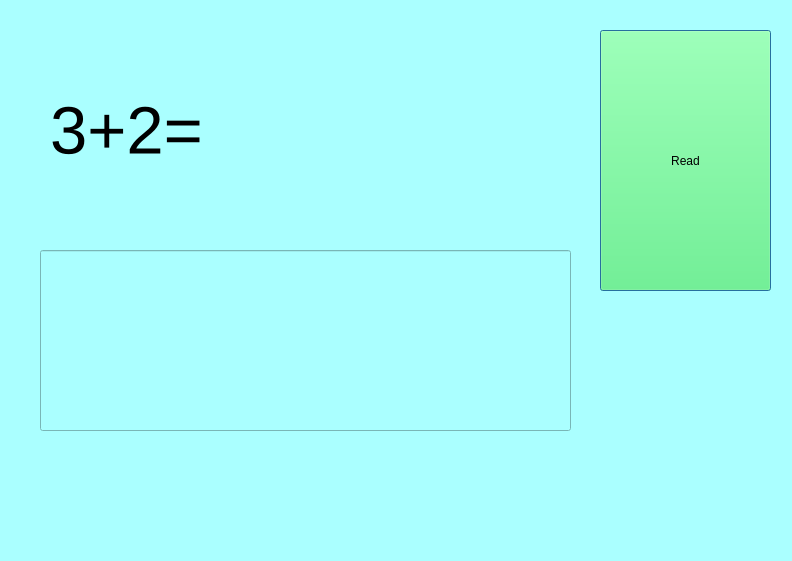
<?xml version="1.0" encoding="UTF-8"?>
<ui version="4.0">
 <class>Dialog</class>
 <widget class="QDialog" name="Dialog">
  <property name="windowModality">
   <enum>Qt::ApplicationModal</enum>
  </property>
  <property name="geometry">
   <rect>
    <x>0</x>
    <y>0</y>
    <width>792</width>
    <height>561</height>
   </rect>
  </property>
  <property name="windowTitle">
   <string>Dialog</string>
  </property>
  <property name="styleSheet">
   <string notr="true">background-color: rgb(170, 255, 255);</string>
  </property>
  <widget class="QLabel" name="label">
   <property name="geometry">
    <rect>
     <x>50</x>
     <y>40</y>
     <width>511</width>
     <height>181</height>
    </rect>
   </property>
   <property name="font">
    <font>
     <family>MS Shell Dlg 2</family>
     <pointsize>50</pointsize>
    </font>
   </property>
   <property name="text">
    <string>3+2=</string>
   </property>
  </widget>
  <widget class="QLineEdit" name="lineEdit">
   <property name="geometry">
    <rect>
     <x>40</x>
     <y>250</y>
     <width>531</width>
     <height>181</height>
    </rect>
   </property>
   <property name="font">
    <font>
     <pointsize>50</pointsize>
    </font>
   </property>
  </widget>
  <widget class="QPushButton" name="pushButton_read">
   <property name="geometry">
    <rect>
     <x>600</x>
     <y>30</y>
     <width>171</width>
     <height>261</height>
    </rect>
   </property>
   <property name="styleSheet">
    <string notr="true">background-color: rgb(78, 255, 113);</string>
   </property>
   <property name="text">
    <string>Read</string>
   </property>
  </widget>
 </widget>
 <resources/>
 <connections/>
</ui>
